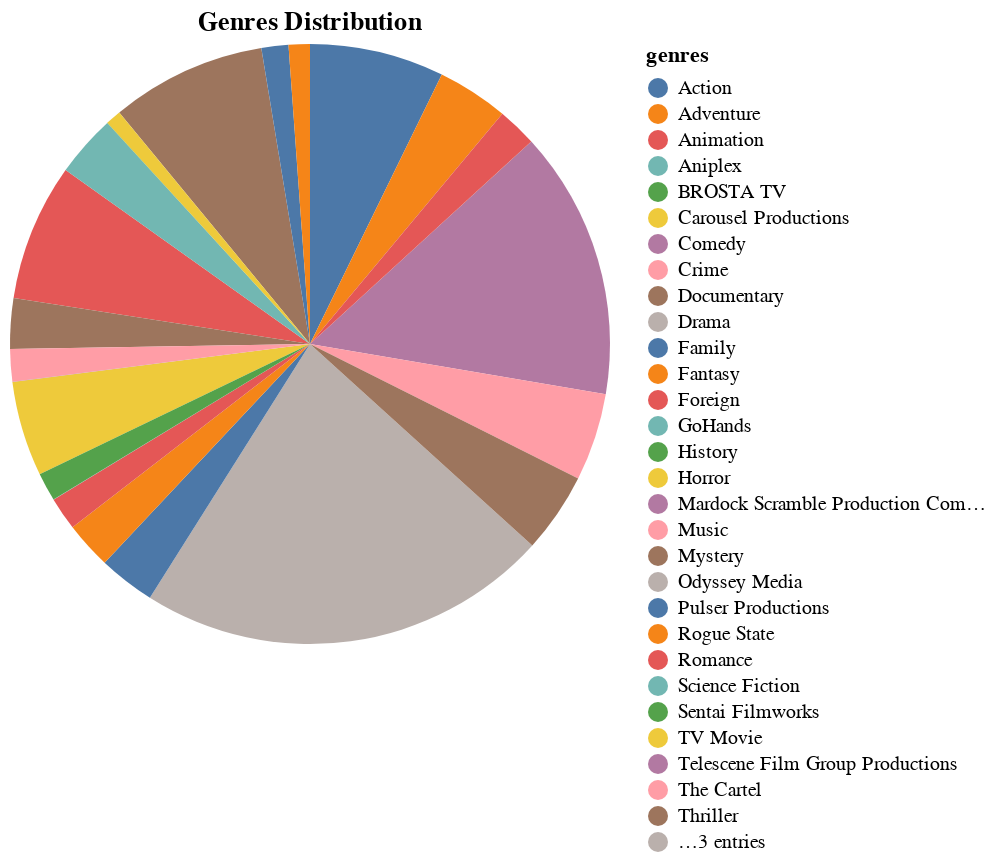

The cell this chart's notebook holds for it:
### Code cell
# plot the genres distribution
alt.Chart(genres).mark_arc().encode(
    theta=alt.Theta(field='percentage', type='quantitative', stack=True),
    color=alt.Color(field='genres', type='nominal'),
    tooltip=[alt.Tooltip('genres', title='Genre'), alt.Tooltip('percentage', format='.2f', title='Percentage')]
).properties(
    title='Genres Distribution'
).interactive()

### Figure 1 — Vega-Lite specification as saved in the notebook (floating-point values rounded to 4 significant figures)
{"config": {"view": {"continuousWidth": 300, "continuousHeight": 300}}, "data": {"name": "data-7a5acd705897b16d5b322c2d9ff4d5c4"}, "mark": {"type": "arc"}, "encoding": {"color": {"field": "genres", "type": "nominal"}, "theta": {"field": "percentage", "stack": true, "type": "quantitative"}, "tooltip": [{"field": "genres", "title": "Genre", "type": "nominal"}, {"field": "percentage", "format": ".2f", "title": "Percentage", "type": "quantitative"}]}, "params": [{"name": "param_64", "select": {"type": "interval", "encodings": ["x", "y"]}, "bind": "scales"}], "title": "Genres Distribution", "$schema": "https://vega.github.io/schema/vega-lite/v5.17.0.json", "datasets": {"data-7a5acd705897b16d5b322c2d9ff4d5c4": [{"genres": "Drama", "count": 20265, "percentage": 22.24}, {"genres": "Comedy", "count": 13182, "percentage": 14.47}, {"genres": "Thriller", "count": 7624, "percentage": 8.368}, {"genres": "Romance", "count": 6735, "percentage": 7.392}, {"genres": "Action", "count": 6596, "percentage": 7.24}, {"genres": "Horror", "count": 4673, "percentage": 5.129}, {"genres": "Crime", "count": 4307, "percentage": 4.727}, {"genres": "Documentary", "count": 3932, "percentage": 4.316}, {"genres": "Adventure", "count": 3496, "percentage": 3.837}, {"genres": "Science Fiction", "count": 3049, "percentage": 3.347}, {"genres": "Family", "count": 2770, "percentage": 3.04}, {"genres": "Mystery", "count": 2467, "percentage": 2.708}, {"genres": "Fantasy", "count": 2313, "percentage": 2.539}, {"genres": "Animation", "count": 1935, "percentage": 2.124}, {"genres": "Foreign", "count": 1622, "percentage": 1.78}, {"genres": "Music", "count": 1598, "percentage": 1.754}, {"genres": "History", "count": 1398, "percentage": 1.534}, {"genres": "War", "count": 1323, "percentage": 1.452}, {"genres": "Western", "count": 1042, "percentage": 1.144}, {"genres": "TV Movie", "count": 767, "percentage": 0.8419}, {"genres": "Odyssey Media", "count": 1, "percentage": 0.001098}, {"genres": "Pulser Productions", "count": 1, "percentage": 0.001098}, {"genres": "Rogue State", "count": 1, "percentage": 0.001098}, {"genres": "GoHands", "count": 1, "percentage": 0.001098}, {"genres": "Carousel Productions", "count": 1, "percentage": 0.001098}, {"genres": "Sentai Filmworks", "count": 1, "percentage": 0.001098}, {"genres": "Telescene Film Group Productions", "count": 1, "percentage": 0.001098}, {"genres": "The Cartel", "count": 1, "percentage": 0.001098}, {"genres": "BROSTA TV", "count": 1, "percentage": 0.001098}, {"genres": "Vision View Entertainment", "count": 1, "percentage": 0.001098}, {"genres": "Aniplex", "count": 1, "percentage": 0.001098}, {"genres": "Mardock Scramble Production Committee", "count": 1, "percentage": 0.001098}]}}
